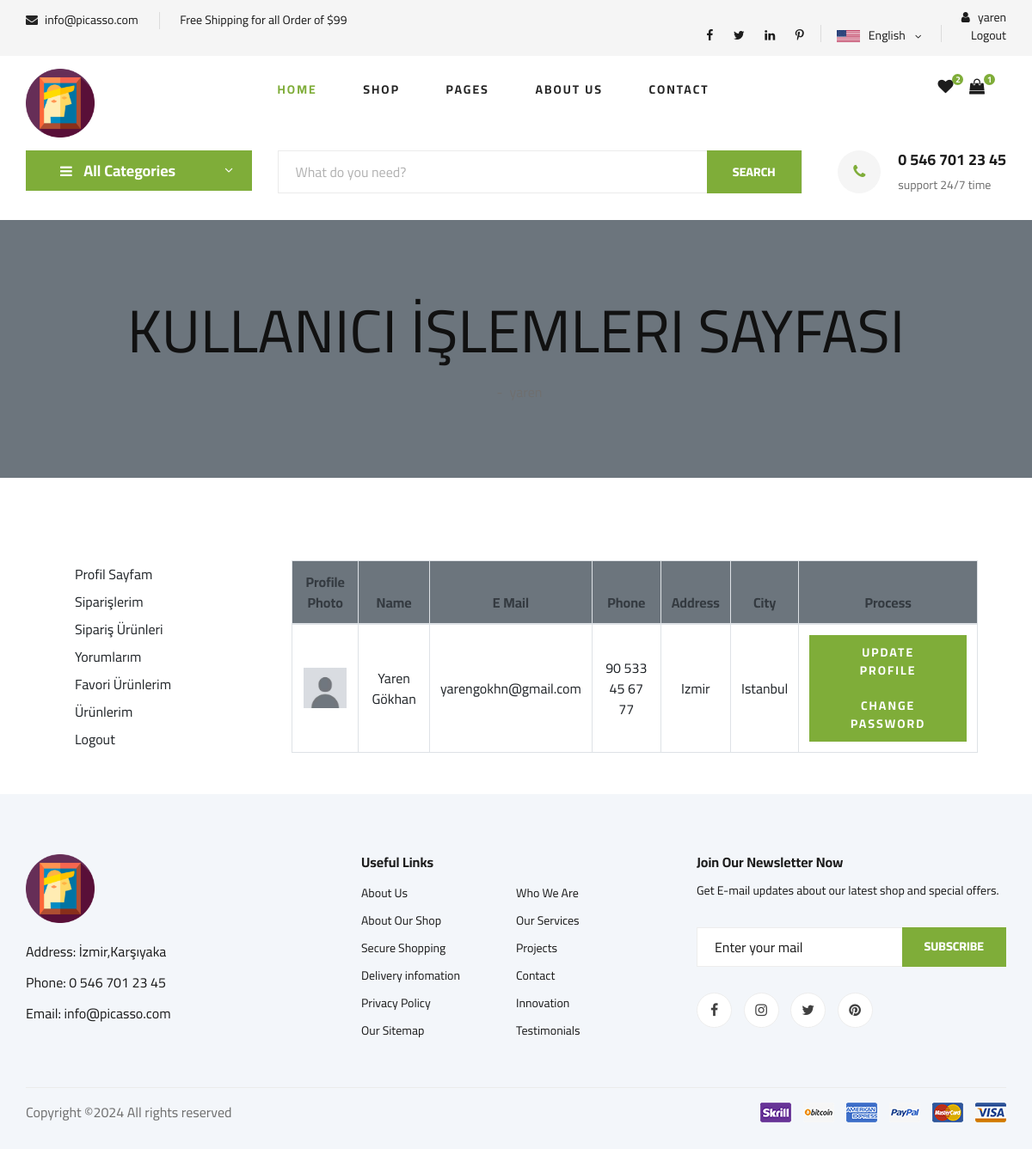
Screenshot of /user/ (signed in) with the database file from the repository.
### home/models.py (models this page shows, shortened)
class Settings(models.Model):
    STATUS = (('True', 'True'), ('False', 'False'))
    title = models.CharField(max_length=150)
    keywords = models.CharField(max_length=255)
    description = models.CharField(max_length=255)
    company = models.CharField(max_length=50)
    address = models.CharField(blank=True, max_length=100)
    phone = models.CharField(blank=True, max_length=15)
    fax = models.CharField(blank=True, max_length=15)
    email = models.CharField(blank=True, max_length=50)
    smtpserver = models.CharField(blank=True, max_length=50)
    smtpemail = models.CharField(blank=True, max_length=50)
    smtppassword = models.CharField(blank=True, max_length=10)
    smtpport = models.CharField(blank=True, max_length=5)
    icon = models.ImageField(blank=True, upload_to='images/')
    facebook = models.CharField(blank=True, max_length=50)
    instagram = models.CharField(blank=True, max_length=50)
    twitter = models.CharField(blank=True, max_length=50)
    youtube = models.CharField(blank=True, max_length=50)
    aboutus = RichTextUploadingField()
    contact = RichTextUploadingField()
    references = RichTextUploadingField()
    status = models.CharField(max_length=10, choices=STATUS)
    create_at = models.DateTimeField(auto_now_add=True)
    update_at = models.DateTimeField(auto_now=True)

### user/models.py (models this page shows, shortened)
class UserProfile(models.Model):
    user = models.OneToOneField(User, on_delete=models.CASCADE, primary_key=True)
    phone_number = models.CharField(max_length=15, blank=True)
    address = models.CharField(max_length=100, blank=True)
    city = models.CharField(max_length=100, blank=True)
    state = models.CharField(max_length=100, blank=True)
    image = models.ImageField(upload_to='images/users/', default='images/users/default.jpg')
    def image_tag(self):
        return mark_safe('<img src="{}" height="50"/>'.format(self.image.url))
    image_tag.short_description = 'Image'

### user/views.py (the view)
# urls.py: path("", views.user_profile, name="user_profile"),
def user_profile(request):
    user = request.user
    profile = UserProfile.objects.get(user=user)
    context = {"user": user,
               "profile": profile}
    return render(request, 'user_profile.html', context)

### home/context_processors.py (called while the page is built)
def global_settings(request):
    settings = Settings.objects.get(pk=1)
    return {
        'settings': settings
    }

### myProject/context_processors.py (called while the page is built)
def favori_check(request):
    if request.user.is_authenticated:
        request.session['favori_items'] = (AddFavourite.objects.filter(user_id = request.user.id).count())
        request.session['cart_items'] = ShopCart.objects.filter(user_id=request.user.id).count()
        return {'favori_itemss': request.session['favori_items'],'cart_items':request.session['cart_items']}
    else:
        request.session['favori_items'] = 0
        request.session['cart_items'] = 0
        return {'favori_itemss': request.session['favori_items'],'cart_items':request.session['cart_items']}

### product/context_processors.py (called while the page is built)
def categories(request):
    categories = Category.objects.all()
    if categories :
       return {'categories': categories}
    else:
        return dict()

### templates/user_profile.html (shortened to what this page needs)
{% extends 'home.html' %}
{% block body %}
    <div class="container-fluid bg-secondary mb-5">
        <div class="d-flex flex-column align-items-center justify-content-center" style="min-height: 300px">
            <h1 class="font-weight-semi-bold text-uppercase mb-3">Kullanıcı İşlemleri Sayfası</h1>
            <div class="d-inline-flex">
                <p class="m-0 px-2">-</p>
                <p class="m-0">{{ user }}</p>
            </div>
        </div>
    </div>
    <div class="container-fluid pt-5">
        <div class="row px-xl-5">
            <div class="col-lg-3 mb-5">
                {% include 'user_panel.html' %}
            </div>
            <div class="col-lg-9 mb-5">
       <table class="table table-bordered text-center mb-0">
           <thead class="bg-secondary text-dark">
           <tr>
               <th>Profile Photo</th>
               <th>Name</th>
               <th>E Mail</th>
               <th>Phone</th>
               <th>Address</th>
               <th>City</th>
               <th>Process</th>
           </tr>
           </thead>
           <tbody class="align-middle">
           <tr>
               <td class="align-middle"><img src="{{ profile.image.url }}" alt="" style="width: 50px;"></td>
               <td class="align-middle">   {{ user.get_full_name }}</td>
               <td class="align-middle">{{ user.email }}</td>
               <td class="align-middle">
                   {{ profile.phone_number }}
               </td>
               <td class="align-middle"> {{ profile.address }}</td>
               <td class="align-middle"> {{ profile.city }}</td>
               <td class="align-middle">
                   <a href="/user/update" class="primary-btn">Update Profile</a>
                   <a href="/user/password" class="primary-btn">Change Password</a>
               </td>
           </tr>
           </tbody>
       </table>
   </div>
</div>
</div>
{% endblock %}

### templates/header.html (shortened to what this page needs)
{% load static %}
<header class="header">
    <div class="header__top">
        <div class="container">
            <div class="row">
                <div class="col-lg-6 col-md-6">
                    <div class="header__top__left">
                        <ul>
                            <li><i class="fa fa-envelope"></i>  {{settings.email}}</li>
                            <li>Free Shipping for all Order of $99</li>
                        </ul>
                    </div>
                </div>
                <div class="col-lg-6 col-md-6">
                    <div class="header__top__right">
                        <div class="header__top__right__social">
                            <a href="#"><i class="fa fa-facebook"></i></a>
                            <a href="#"><i class="fa fa-twitter"></i></a>
                            <a href="#"><i class="fa fa-linkedin"></i></a>
                            <a href="#"><i class="fa fa-pinterest-p"></i></a>
                        </div>
                        <div class="header__top__right__language">
                            <img src="{% static  'img/language.png'%}" alt="">
                            <div>English</div>
                            <span class="arrow_carrot-down"></span>
                        </div>
                        <div class="header__top__right__auth">
                            {% if user.id is not None %}
                            <a href="{% url 'user_profile'%}"><i class="fa fa-user"></i> {{user.username}}</a>
                            <a href="{% url 'user_logout'%}"></i> Logout</a>
                           {% else %}
                           <a href="{% url 'user_login'%}"><i class="fa fa-user"></i> Login</a>
                           <a href="{% url 'user_register'%}"></i> Register</a>
                 </div>
                 {% endif %}
             </div>
                        </div>
                    </div>
                </div>
            </div>
        </div>
    <div class="container">
        <div class="row">
            <div class="col-lg-3">
                <div class="header__logo">
                    <a href="./index.html"><img src="{% static  'img/picasso_icon.ico'%}" width="80" alt=""></a>
                </div>
            </div>
            <div class="col-lg-6">
                <nav class="header__menu">
                    <ul>
                        <li class="active"><a href="{% url 'index'%}">Home</a></li>
                        <li><a href="{% url 'search' %}">Shop</a></li>
                        <li><a href="#">Pages</a>
                        </li>
                        <li><a href="{%url 'aboutus' %}">About Us</a></li>
                        <li><a href="{%url 'iletisim' %}">Contact</a></li>
                    </ul>
                </nav>
            </div>
            <div class="col-lg-3">
                <div class="header__cart">
                    <ul>
                        <li><a href="/order/favorites"><i class="fa fa-heart"></i> <span>{{request.session.favori_items}}</span>
                        </a>
                    </li>
                        <li><a href="/order/shopcart"><i class="fa fa-shopping-bag"></i> <span>{{request.session.cart_items}}</span>
                        </a>
                    </li>
                    </ul>
                </div>
            </div>
        </div>
    </div>
</header>

### templates/hero_normal.html (shortened to what this page needs)
  {% load static %}{% load mptt_tags %}
   <section class="hero hero-normal">
    <div class="container">
        <div class="row">
            <div class="col-lg-3">
                <div class="hero__categories">
                    <div class="hero__categories__all">
                        <i class="fa fa-bars"></i>
                        <span>All Categories</span>
                    </div>
                </div>
            </div>
            <div class="col-lg-9">
                <div class="hero__search">
                    <div class="hero__search__form">
                        <form action="/search/" method = "post">
                            <input type="text" name = "query" placeholder="What do you need?">
                            <button type="submit" class="site-btn">SEARCH</button>
                        </form>
                    </div>
                    <div class="hero__search__phone">
                        <div class="hero__search__phone__icon">
                            <i class="fa fa-phone"></i>
                        </div>
                        <div class="hero__search__phone__text">
                            <h5>{{settings.phone}}</h5>
                            <span>support 24/7 time</span>
                        </div>
                    </div>
                </div>
            </div>
        </div>
    </div>
</section>

### templates/footer.html
{% load static %}
 <footer class="footer spad">
    <div class="container">
        <div class="row">
            <div class="col-lg-3 col-md-6 col-sm-6">
                <div class="footer__about">
                    <div class="footer__about__logo">
                        <a href="{% url 'index'%}"><img src="{% static 'img/picasso_icon.ico' %}" width="80" alt=""></a>
                    </div>
                    <ul>
                        <li>Address: {{ settings.address}}</li>
                        <li>Phone: {{ settings.phone}}</li>
                        <li>Email: {{ settings.email}}</li>
                    </ul>
                </div>
            </div>
            <div class="col-lg-4 col-md-6 col-sm-6 offset-lg-1">
                <div class="footer__widget">
                    <h6>Useful Links</h6>
                    <ul>
                        <li><a href="{% url 'aboutus'%}">About Us</a></li>
                        <li><a href="#">About Our Shop</a></li>
                        <li><a href="#">Secure Shopping</a></li>
                        <li><a href="#">Delivery infomation</a></li>
                        <li><a href="#">Privacy Policy</a></li>
                        <li><a href="#">Our Sitemap</a></li>
                    </ul>
                    <ul>
                        <li><a href="{% url 'iletisim'%}">Who We Are</a></li>
                        <li><a href="#">Our Services</a></li>
                        <li><a href="#">Projects</a></li>
                        <li><a href="#">Contact</a></li>
                        <li><a href="#">Innovation</a></li>
                        <li><a href="#">Testimonials</a></li>
                    </ul>
                </div>
            </div>
            <div class="col-lg-4 col-md-12">
                <div class="footer__widget">
                    <h6>Join Our Newsletter Now</h6>
                    <p>Get E-mail updates about our latest shop and special offers.</p>
                    <form action="#">
                        <input type="text" placeholder="Enter your mail">
                        <button type="submit" class="site-btn">Subscribe</button>
                    </form>
                    <div class="footer__widget__social">
                        <a href="#"><i class="fa fa-facebook"></i></a>
                        <a href="#"><i class="fa fa-instagram"></i></a>
                        <a href="#"><i class="fa fa-twitter"></i></a>
                        <a href="#"><i class="fa fa-pinterest"></i></a>
                    </div>
                </div>
            </div>
        </div>
        <div class="row">
            <div class="col-lg-12">
                <div class="footer__copyright">
                    <div class="footer__copyright__text"><p>
Copyright &copy;<script>document.write(new Date().getFullYear());</script> All rights reserved
</p></div>
                    <div class="footer__copyright__payment"><img src="{% static  'img/payment-item.png'%}" alt=""></div>
                </div>
            </div>
        </div>
    </div>
</footer>

### rows the page displays
Settings: email "info@picasso.com", phone "0 546 701 23 45", address "İzmir,Karşıyaka"
UserProfile: image (placeholder picture), phone_number "90 533 45 67 77", address "Izmir", city "Istanbul"

### other values shown
{{ user.username }} "yaren"
{{ request.session.favori_items }} "2"
{{ request.session.cart_items }} "1"
{{ user.get_full_name }} "Yaren Gökhan"
{{ user.email }} "yarengokhn@gmail.com"
